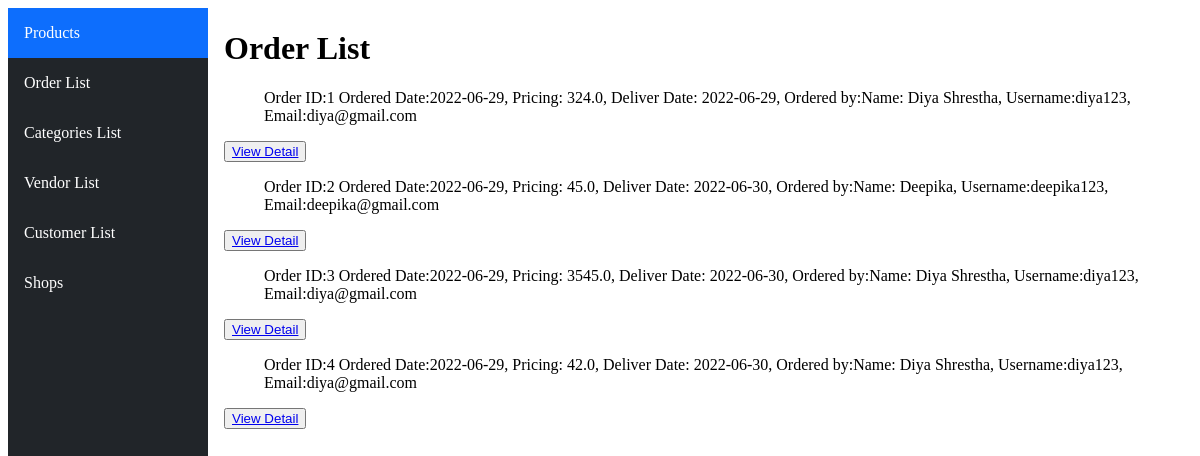
Page /orderlist/ on the earlier database version.
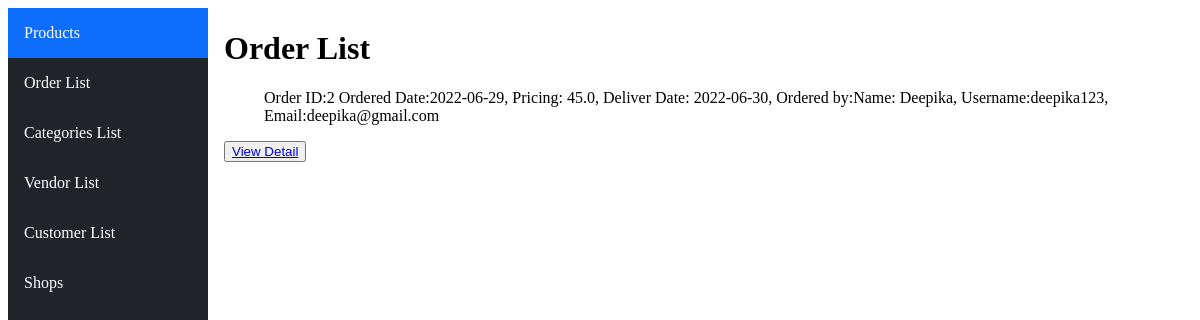
Same page on the later database version.
### ecommerceApp/models.py (models this page shows)
class Order(models.Model):
    order_date=models.DateField()
    pricing=models.FloatField()
    deliver_date=models.DateField()
    customer=models.ForeignKey(Customer, on_delete=models.CASCADE)
    def __str__(self):
        return f"Order ID:{self.id} Ordered Date:{self.order_date}, Pricing: {self.pricing}, Deliver Date: {self.deliver_date}, Ordered by:{self.customer}"

class Customer(models.Model):
    name=models.CharField(max_length=100)
    username=models.CharField(max_length=50)
    password=models.CharField(max_length=50)
    email=models.EmailField()
    def __str__(self):
        return f"Name: {self.name}, Username:{self.username}, Email:{self.email}"

### ecommerceApp/views.py (the view)
# urls.py: path('orderlist/',views.order,name="order"),
def order(request):
    orders=Order.objects.all()
    return render(request,'html/orderlist.html',{"orders":orders})

### ecommerceApp/templates/html/orderlist.html
{%extends "html/layout.html"%}
{%block body%}
<h1>Order List</h1>
{%for order in orders%}
    <ul>{{order}}</ul>
    <button><a href="{%url 'main:order-detail' order.id%}">View Detail</a></button>
{%endfor%}
{%endblock%}

Differences in the rows shown:
removed Order: id+order_date+pricing "Order ID:1 Ordered Date:2022-06-29, Pricing: 324.0, Deliver Date: 2022-06-29, Ordered by:Name: Diya Shrestha, Username:diya123, Email:diya@gmail.com"
removed Order: id+order_date+pricing "Order ID:3 Ordered Date:2022-06-29, Pricing: 3545.0, Deliver Date: 2022-06-30, Ordered by:Name: Diya Shrestha, Username:diya123, Email:diya@gmail.com"
removed Order: id+order_date+pricing "Order ID:4 Ordered Date:2022-06-29, Pricing: 42.0, Deliver Date: 2022-06-30, Ordered by:Name: Diya Shrestha, Username:diya123, Email:diya@gmail.com"
